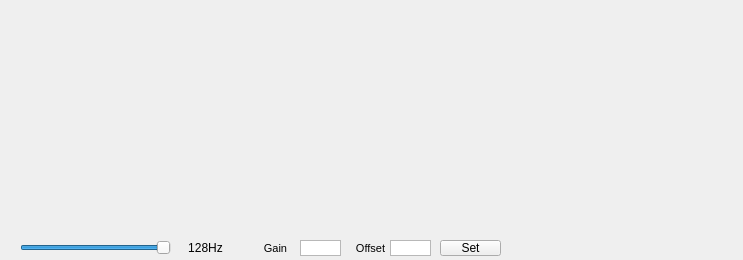
<?xml version="1.0" encoding="UTF-8"?>
<ui version="4.0">
 <class>Spectrogram</class>
 <widget class="QMainWindow" name="Spectrogram">
  <property name="geometry">
   <rect>
    <x>0</x>
    <y>0</y>
    <width>743</width>
    <height>260</height>
   </rect>
  </property>
  <property name="windowTitle">
   <string>MainWindow</string>
  </property>
  <property name="styleSheet">
   <string notr="true">background-image: url(:/images/images/bioshare-BGtiletexturedMixedGloss600px.jpg);
font: 75 8pt &quot;Arial&quot;;</string>
  </property>
  <widget class="QWidget" name="centralwidget">
   <widget class="QPushButton" name="fftbutton">
    <property name="geometry">
     <rect>
      <x>440</x>
      <y>240</y>
      <width>61</width>
      <height>16</height>
     </rect>
    </property>
    <property name="text">
     <string>Set</string>
    </property>
   </widget>
   <widget class="QSlider" name="FFT_TimeSlider">
    <property name="geometry">
     <rect>
      <x>20</x>
      <y>240</y>
      <width>151</width>
      <height>15</height>
     </rect>
    </property>
    <property name="cursor">
     <cursorShape>PointingHandCursor</cursorShape>
    </property>
    <property name="minimum">
     <number>16</number>
    </property>
    <property name="maximum">
     <number>256</number>
    </property>
    <property name="singleStep">
     <number>16</number>
    </property>
    <property name="pageStep">
     <number>16</number>
    </property>
    <property name="value">
     <number>256</number>
    </property>
    <property name="orientation">
     <enum>Qt::Horizontal</enum>
    </property>
   </widget>
   <widget class="QLabel" name="label_3">
    <property name="geometry">
     <rect>
      <x>180</x>
      <y>240</y>
      <width>51</width>
      <height>16</height>
     </rect>
    </property>
    <property name="text">
     <string>128Hz</string>
    </property>
    <property name="alignment">
     <set>Qt::AlignCenter</set>
    </property>
   </widget>
   <widget class="QTextEdit" name="fftcofactor">
    <property name="geometry">
     <rect>
      <x>390</x>
      <y>240</y>
      <width>41</width>
      <height>16</height>
     </rect>
    </property>
    <property name="verticalScrollBarPolicy">
     <enum>Qt::ScrollBarAlwaysOff</enum>
    </property>
    <property name="horizontalScrollBarPolicy">
     <enum>Qt::ScrollBarAlwaysOff</enum>
    </property>
   </widget>
   <widget class="QLabel" name="label_12">
    <property name="geometry">
     <rect>
      <x>350</x>
      <y>240</y>
      <width>41</width>
      <height>16</height>
     </rect>
    </property>
    <property name="font">
     <font>
      <family>Arial</family>
      <pointsize>8</pointsize>
      <weight>9</weight>
      <italic>false</italic>
      <bold>false</bold>
     </font>
    </property>
    <property name="text">
     <string>Offset</string>
    </property>
    <property name="alignment">
     <set>Qt::AlignCenter</set>
    </property>
   </widget>
   <widget class="QTextEdit" name="fftkfactor">
    <property name="geometry">
     <rect>
      <x>300</x>
      <y>240</y>
      <width>41</width>
      <height>16</height>
     </rect>
    </property>
    <property name="verticalScrollBarPolicy">
     <enum>Qt::ScrollBarAlwaysOff</enum>
    </property>
    <property name="horizontalScrollBarPolicy">
     <enum>Qt::ScrollBarAlwaysOff</enum>
    </property>
   </widget>
   <widget class="QLabel" name="label_11">
    <property name="geometry">
     <rect>
      <x>260</x>
      <y>240</y>
      <width>31</width>
      <height>16</height>
     </rect>
    </property>
    <property name="font">
     <font>
      <family>Arial</family>
      <pointsize>8</pointsize>
      <weight>9</weight>
      <italic>false</italic>
      <bold>false</bold>
     </font>
    </property>
    <property name="text">
     <string>Gain</string>
    </property>
    <property name="alignment">
     <set>Qt::AlignCenter</set>
    </property>
   </widget>
   <widget class="QWidget" name="gridLayoutWidget">
    <property name="geometry">
     <rect>
      <x>10</x>
      <y>10</y>
      <width>721</width>
      <height>221</height>
     </rect>
    </property>
    <layout class="QGridLayout" name="gridLayout">
     <property name="sizeConstraint">
      <enum>QLayout::SetFixedSize</enum>
     </property>
    </layout>
   </widget>
   <widget class="QLabel" name="label">
    <property name="geometry">
     <rect>
      <x>5</x>
      <y>10</y>
      <width>5</width>
      <height>226</height>
     </rect>
    </property>
    <property name="text">
     <string>&lt;!DOCTYPE HTML PUBLIC &quot;-//W3C//DTD HTML 4.0//EN&quot; &quot;http://www.w3.org/TR/REC-html40/strict.dtd&quot;&gt;
&lt;html&gt;&lt;head&gt;&lt;meta name=&quot;qrichtext&quot; content=&quot;1&quot; /&gt;&lt;style type=&quot;text/css&quot;&gt;
p, li { white-space: pre-wrap; }
&lt;/style&gt;&lt;/head&gt;&lt;body style=&quot; font-family:'PMingLiU'; font-size:9pt; font-weight:400; font-style:normal;&quot;&gt;
&lt;p style=&quot; margin-top:0px; margin-bottom:0px; margin-left:0px; margin-right:0px; -qt-block-indent:0; text-indent:0px;&quot;&gt;&lt;img src=&quot;:/images/images/LEDbar.png&quot; /&gt;&lt;/p&gt;&lt;/body&gt;&lt;/html&gt;</string>
    </property>
   </widget>
   <widget class="QLabel" name="label_2">
    <property name="geometry">
     <rect>
      <x>732</x>
      <y>10</y>
      <width>5</width>
      <height>226</height>
     </rect>
    </property>
    <property name="text">
     <string>&lt;!DOCTYPE HTML PUBLIC &quot;-//W3C//DTD HTML 4.0//EN&quot; &quot;http://www.w3.org/TR/REC-html40/strict.dtd&quot;&gt;
&lt;html&gt;&lt;head&gt;&lt;meta name=&quot;qrichtext&quot; content=&quot;1&quot; /&gt;&lt;style type=&quot;text/css&quot;&gt;
p, li { white-space: pre-wrap; }
&lt;/style&gt;&lt;/head&gt;&lt;body style=&quot; font-family:'PMingLiU'; font-size:9pt; font-weight:400; font-style:normal;&quot;&gt;
&lt;p style=&quot; margin-top:0px; margin-bottom:0px; margin-left:0px; margin-right:0px; -qt-block-indent:0; text-indent:0px;&quot;&gt;&lt;img src=&quot;:/images/images/LEDbar.png&quot; /&gt;&lt;/p&gt;&lt;/body&gt;&lt;/html&gt;</string>
    </property>
   </widget>
  </widget>
 </widget>
 <resources/>
 <connections/>
</ui>
